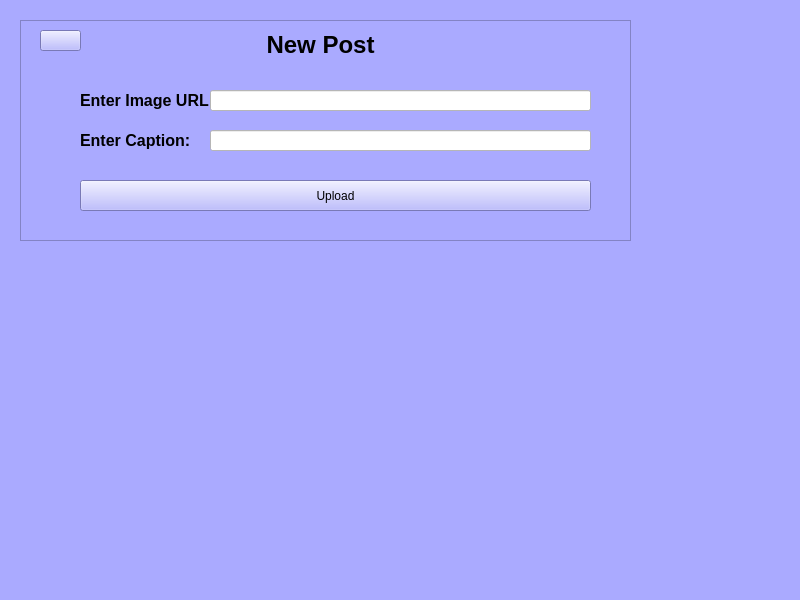
<?xml version="1.0" encoding="UTF-8"?>
<ui version="4.0">
 <class>MainWindow</class>
 <widget class="QMainWindow" name="MainWindow">
  <property name="geometry">
   <rect>
    <x>0</x>
    <y>0</y>
    <width>800</width>
    <height>600</height>
   </rect>
  </property>
  <property name="windowTitle">
   <string>MainWindow</string>
  </property>
  <property name="styleSheet">
   <string notr="true">background-color: rgb(170, 170, 255); color: rgb(0, 0, 0);</string>
  </property>
  <widget class="QWidget" name="centralwidget">
   <widget class="QFrame" name="frame">
    <property name="geometry">
     <rect>
      <x>20</x>
      <y>20</y>
      <width>611</width>
      <height>221</height>
     </rect>
    </property>
    <property name="styleSheet">
     <string notr="true">color: rgb(0, 0, 0);</string>
    </property>
    <property name="frameShape">
     <enum>QFrame::StyledPanel</enum>
    </property>
    <property name="frameShadow">
     <enum>QFrame::Raised</enum>
    </property>
    <widget class="QPushButton" name="pushButton">
     <property name="geometry">
      <rect>
       <x>20</x>
       <y>10</y>
       <width>41</width>
       <height>21</height>
      </rect>
     </property>
     <property name="text">
      <string/>
     </property>
     <property name="icon">
      <iconset>
       <normaloff>ICONS/feather/arrow-left.svg</normaloff>ICONS/feather/arrow-left.svg</iconset>
     </property>
     <property name="iconSize">
      <size>
       <width>20</width>
       <height>20</height>
      </size>
     </property>
    </widget>
    <widget class="QLabel" name="label">
     <property name="geometry">
      <rect>
       <x>180</x>
       <y>10</y>
       <width>241</width>
       <height>31</height>
      </rect>
     </property>
     <property name="text">
      <string>&lt;html&gt;&lt;head/&gt;&lt;body&gt;&lt;p align=&quot;center&quot;&gt;&lt;span style=&quot; font-size:18pt; font-weight:600; color:#000000;&quot;&gt;New Post&lt;/span&gt;&lt;/p&gt;&lt;/body&gt;&lt;/html&gt;</string>
     </property>
    </widget>
    <widget class="QLabel" name="label_3">
     <property name="geometry">
      <rect>
       <x>60</x>
       <y>70</y>
       <width>131</width>
       <height>21</height>
      </rect>
     </property>
     <property name="styleSheet">
      <string notr="true">color: rgb(0, 0, 0);</string>
     </property>
     <property name="text">
      <string>&lt;html&gt;&lt;head/&gt;&lt;body&gt;&lt;p&gt;&lt;span style=&quot; font-size:12pt; font-weight:600;&quot;&gt;Enter Image URL:&lt;/span&gt;&lt;/p&gt;&lt;/body&gt;&lt;/html&gt;</string>
     </property>
    </widget>
    <widget class="QLineEdit" name="lineEdit">
     <property name="geometry">
      <rect>
       <x>190</x>
       <y>70</y>
       <width>381</width>
       <height>21</height>
      </rect>
     </property>
     <property name="styleSheet">
      <string notr="true">background-color: rgb(255, 255, 255); color: rgb(0, 0, 0);</string>
     </property>
     <property name="text">
      <string/>
     </property>
    </widget>
    <widget class="QPushButton" name="pushButton_3">
     <property name="geometry">
      <rect>
       <x>60</x>
       <y>160</y>
       <width>511</width>
       <height>31</height>
      </rect>
     </property>
     <property name="text">
      <string>Upload</string>
     </property>
     <property name="icon">
      <iconset>
       <normaloff>ICONS/feather/upload.svg</normaloff>ICONS/feather/upload.svg</iconset>
     </property>
     <property name="iconSize">
      <size>
       <width>15</width>
       <height>15</height>
      </size>
     </property>
    </widget>
    <widget class="QLabel" name="label_4">
     <property name="geometry">
      <rect>
       <x>60</x>
       <y>110</y>
       <width>131</width>
       <height>21</height>
      </rect>
     </property>
     <property name="styleSheet">
      <string notr="true">color: rgb(0, 0, 0);</string>
     </property>
     <property name="text">
      <string>&lt;html&gt;&lt;head/&gt;&lt;body&gt;&lt;p&gt;&lt;span style=&quot; font-size:12pt; font-weight:600;&quot;&gt;Enter Caption:&lt;/span&gt;&lt;/p&gt;&lt;/body&gt;&lt;/html&gt;</string>
     </property>
    </widget>
    <widget class="QLineEdit" name="lineEdit_2">
     <property name="geometry">
      <rect>
       <x>190</x>
       <y>110</y>
       <width>381</width>
       <height>21</height>
      </rect>
     </property>
     <property name="styleSheet">
      <string notr="true">background-color: rgb(255, 255, 255); color: rgb(0, 0, 0);</string>
     </property>
     <property name="text">
      <string/>
     </property>
    </widget>
   </widget>
  </widget>
  <widget class="QStatusBar" name="statusbar"/>
 </widget>
 <resources>
  <include location="ICONS/resources.qrc"/>
 </resources>
 <connections/>
</ui>
